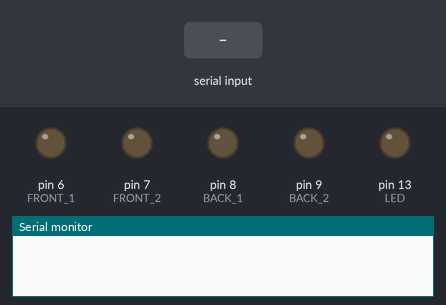
The sketch below on a simulated Arduino Uno, built with avr-gcc and run on an emulated ATmega328P. Parts: output pins drawn as LEDs (lit = HIGH), the last lines printed to the serial monitor. Inputs (shaded band) come from the test bench.

Above: at 1.2 s.
1.3 s: "L" received over Serial
At 3.4 s:
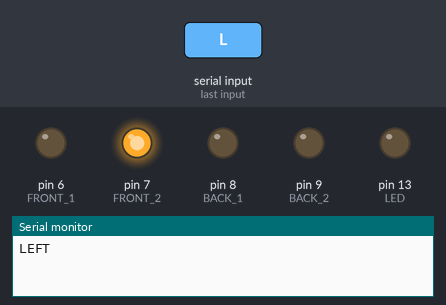
3.8 s: "R" received over Serial
At 5.3 s:
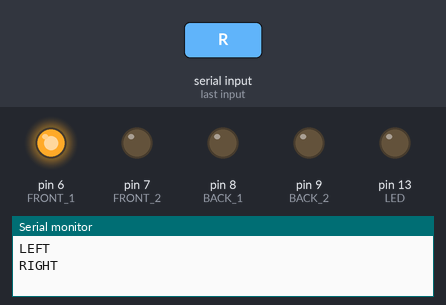
6.3 s: "F" received over Serial
At 8.4 s:
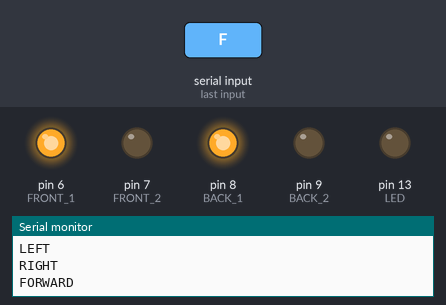
8.8 s: "B" received over Serial
At 10.3 s:
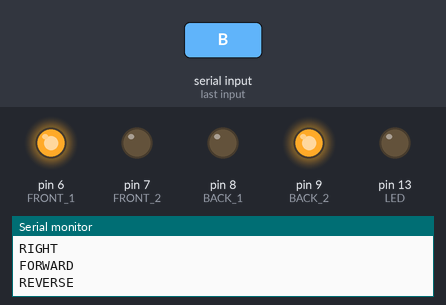
11.3 s: "C" received over Serial
At 13.4 s:
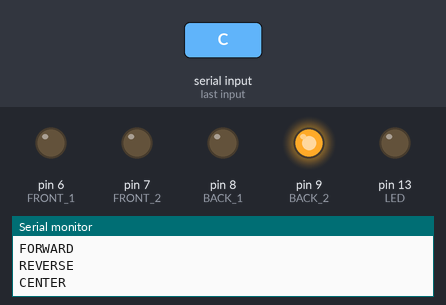
13.8 s: "L" received over Serial
At 15.4 s:
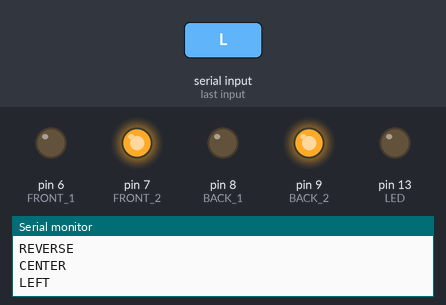
Timing chart, 0 to 16.9 s (numbered marks = the images above; inputs shaded):
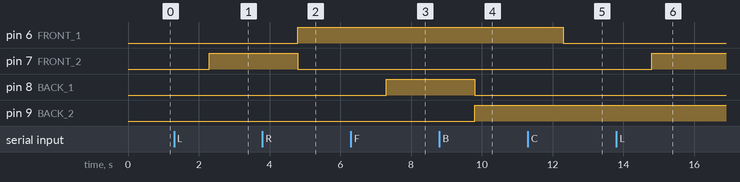

Measured:
- after the input at 1.3 s, pin 7 (FRONT_2): LOW → HIGH after 1.0 s
- after the input at 3.8 s, pin 6 (FRONT_1): LOW → HIGH after 1.0 s; pin 7 (FRONT_2): HIGH → LOW after 1.0 s
- after the input at 6.3 s, pin 8 (BACK_1): LOW → HIGH after 1.0 s
- after the input at 8.8 s, pin 8 (BACK_1): HIGH → LOW after 1.0 s; pin 9 (BACK_2): LOW → HIGH after 1.0 s
- after the input at 11.3 s, pin 6 (FRONT_1): HIGH → LOW after 1.0 s
- after the input at 13.8 s, pin 7 (FRONT_2): LOW → HIGH after 1.0 s

The sketch:

bot_controller.ino
```cpp
int command = 0;                //Variable for storing data
int power = 0;

int MAX_POWER = 220;
int FRONT_POWER = 5;
int FRONT_1 = 6;
int FRONT_2 = 7;
int BACK_1 = 8;
int BACK_2 = 9;
int BACK_POWER = 10;
int LED = 13;
int count = 0;
byte serialValues[2];

void setup()
{
  Serial.begin(9600);         //Sets the data rate in bits per second (baud) for serial data transmission
  pinMode(LED, OUTPUT);
  pinMode(FRONT_POWER, OUTPUT);
  pinMode(FRONT_1, OUTPUT);
  pinMode(FRONT_2, OUTPUT);
  pinMode(BACK_POWER, OUTPUT);
  pinMode(BACK_1, OUTPUT);
  pinMode(BACK_2, OUTPUT);
}

void loop()
{
  if (Serial.available() > 0)
  {
    Serial.readBytes(serialValues, 2);
    command = serialValues[0];
    power = serialValues[1];
    if (command == 'L')
      left(power);

    else if (command == 'R')
      right(power);

    else if (command == 'F')
      forward(power);

    else if (command == 'B')
      reverse(power);

    else if (command == 'C')
      center();

    else if (command == 'S')
      stopCar();
  }
}

void left(int power) {
  Serial.println("LEFT");
  analogWrite(FRONT_POWER, power);
  digitalWrite(FRONT_1, LOW);
  digitalWrite(FRONT_2, HIGH);
}

void right(int power) {
  Serial.println("RIGHT");
  analogWrite(FRONT_POWER, power);
  digitalWrite(FRONT_1, HIGH);
  digitalWrite(FRONT_2, LOW);
}

void forward(int power) {
  Serial.println("FORWARD");
  analogWrite(BACK_POWER, power);
  digitalWrite(BACK_1, HIGH);
  digitalWrite(BACK_2, LOW);
}

void reverse(int power) {
  Serial.println("REVERSE");
  analogWrite(BACK_POWER, power);
  digitalWrite(BACK_1, LOW);
  digitalWrite(BACK_2, HIGH);
}

void center() {
  Serial.println("CENTER");
  digitalWrite(FRONT_POWER, 0);
  digitalWrite(FRONT_1, LOW);
  digitalWrite(FRONT_2, LOW);

}

void stopCar() {
  Serial.println("STOP");
  digitalWrite(BACK_POWER, 0);
  digitalWrite(BACK_1, LOW);
  digitalWrite(BACK_2, LOW);
}
```
